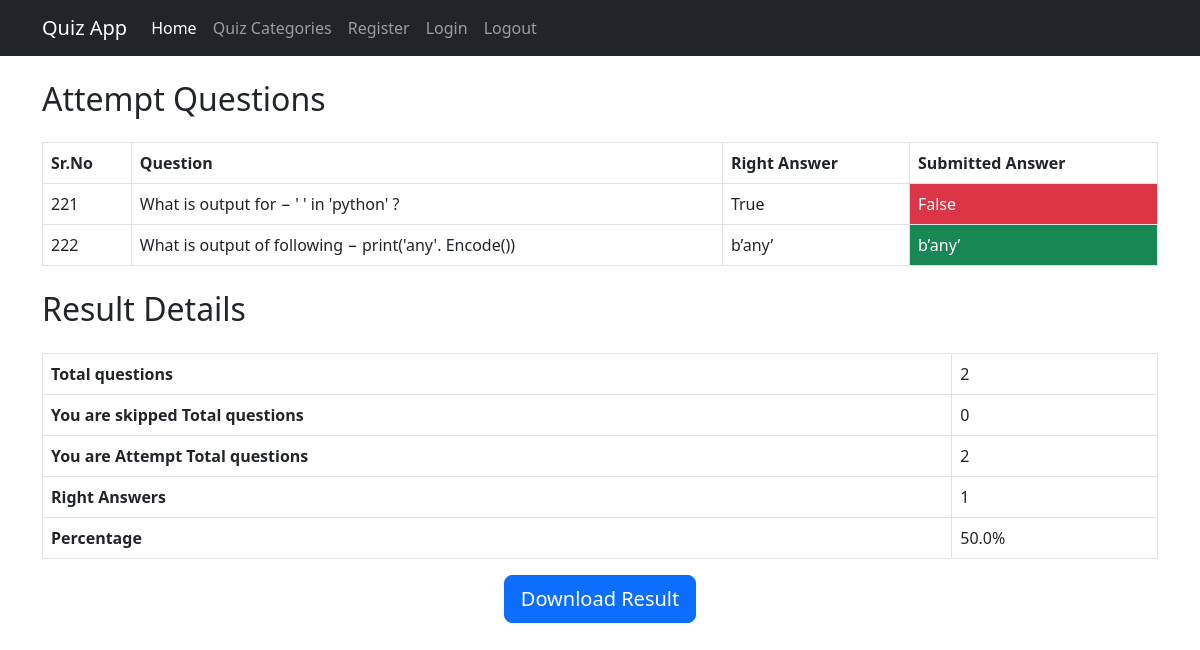
Screenshot of /result/ (signed in) with the database file from the repository.
### main/models.py (models this page shows)
class UserSubmiteAnswer(models.Model):
    question = models.ForeignKey(OptionsQuestion, on_delete=models.CASCADE)
    user = models.ForeignKey(User, on_delete=models.CASCADE)
    right_answer= models.CharField(max_length=100)
    class Meta:
        verbose_name_plural = 'User Submitted Answers new'

class OptionsQuestion(models.Model):
    title = models.ForeignKey(QuizCategory, on_delete=models.CASCADE)
    question = models.TextField(max_length=200)
    opt = models.ManyToManyField(Options)
    level = models.CharField(max_length=100)
    time_limit= models.IntegerField()
    right_opt= models.CharField(max_length=100)
    def __str__(self):
        return self.question
    class Meta:
        verbose_name_plural = 'Questions new'

### main/views.py (the view)
# urls.py: path('result/', views.result,name='result'),
@login_required
def result(request):
    result=models.UserSubmiteAnswer.objects.filter(user=request.user)
    skipQuestion=models.UserSubmiteAnswer.objects.filter(user=request.user,right_answer='Not Submitted').count()
    attempt=models.UserSubmiteAnswer.objects.filter(user=request.user).exclude(right_answer='Not Submitted').count()
    rightAnswer=0
    percentage=0
    for row in result:
        if row.question.right_opt == row.right_answer:
            rightAnswer+=1
    percentage=(rightAnswer*100)/result.count()
    return render(request,'registration/results.html',{'result':result,'total_skipped':skipQuestion,'attempt':attempt,'rightAnswer':rightAnswer,'percentage':percentage})

### main/templates/registration/results.html (shortened to what this page needs)
{% extends 'registration/base.html' %}
{% load static %}
{% block content %}
<h2 class="my-4">Attempt Questions</h2>
<table class="table table-bordered">
    <thead>
        <tr>
            <th>Sr.No</th>
            <th>Question</th>
            <th>Right Answer</th>
            <th>Submitted Answer</th>
        </tr>
    </thead>
    <tbody>
        {% for row in result %}
        <tr>
            <td>{{row.id}}</td>
            <td>{{row.question}}</td>
            <td>{{row.question.right_opt}}</td>
            {% if row.question.right_opt == row.right_answer %}
            <td class="bg-success text-white">{{row.right_answer}}</td>
            {% else %}
            <td class="bg-danger text-white" >{{row.right_answer}}</td>
            {% endif %}
        </tr>
        {% endfor %}
    </tbody>
</table>
<h2 class="my-4">Result Details</h2>
<table class="table table-bordered">
    <tr>
        <th>Total questions</th>
        <td>{{result.count}}</td>
    </tr>
    <tr>
        <th>You are skipped Total questions</th>
        <td>{{total_skipped}}</td>
    </tr>
    <tr>
        <th>You are Attempt Total questions</th>
        <td>{{attempt}}</td>
    </tr>
    <tr>
        <th>Right Answers</th>
        <td>{{rightAnswer}}</td>
    </tr>
    <tr>
        <th>Percentage</th>
        <td>{{percentage}}%</td>
    </tr>
</table>
<div class="text-center">
    <a href="{% url 'download_pdf' %}" target="_blank"><button type="button" class="btn btn-primary btn-lg">Download Result</button></a>
</div>
{% endblock %}

### rows the page displays
UserSubmiteAnswer: id "221", question "What is output for − ' ' in 'python' ?", question.right_opt "True", right_answer "False"
UserSubmiteAnswer: id "222", question "What is output of following − print('any'. Encode())", question.right_opt "b’any’", right_answer "b’any’"

### other values shown
{{ result.count }} "2"
{{ total_skipped }} "0"
{{ attempt }} "2"
{{ rightAnswer }} "1"
{{ percentage }} "50.0"
